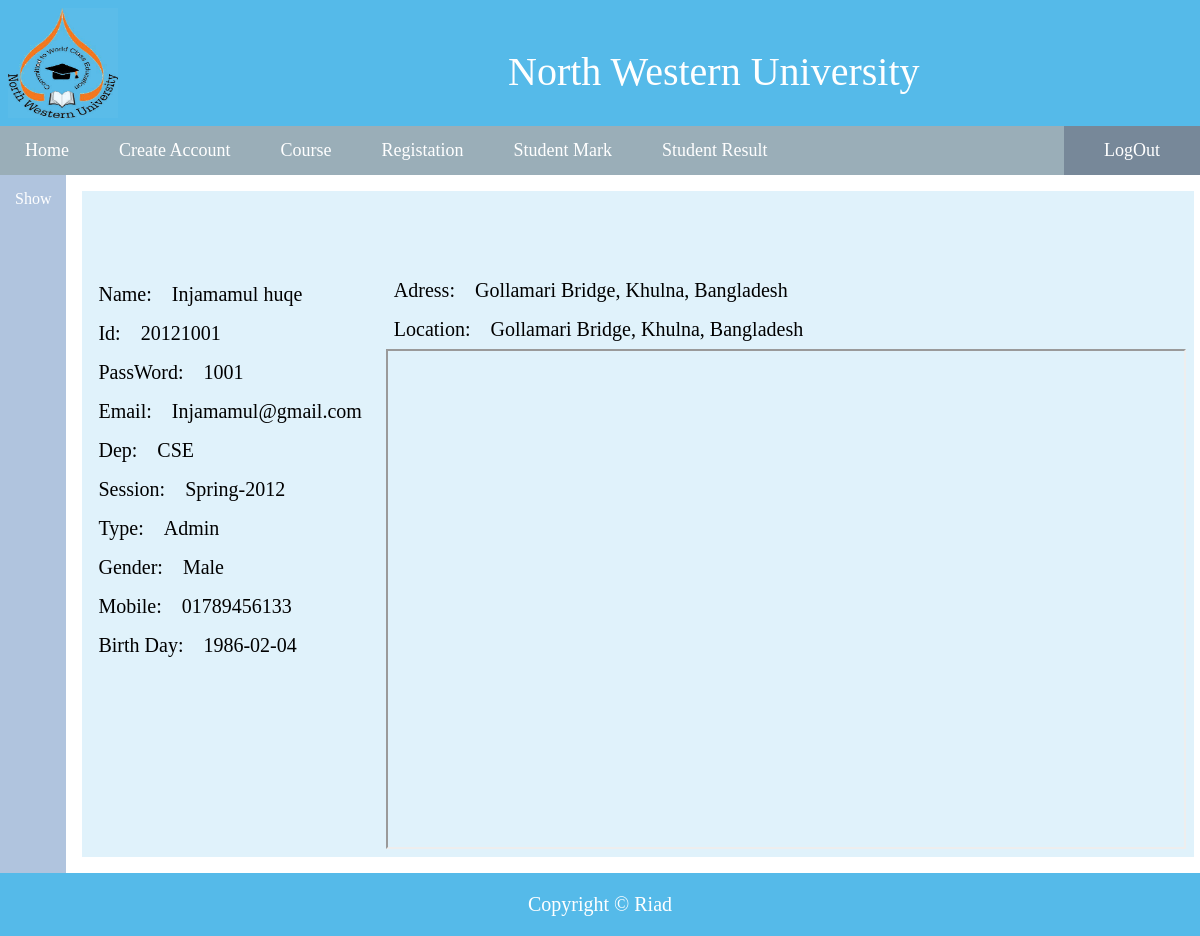
The app's page /Log_In/Log_In.php (signed in) with its own data.
### tables this page shows
CREATE TABLE `user_table` (
  `name` varchar(200) NOT NULL,
  `id` varchar(200) NOT NULL,
  `password` varchar(100) NOT NULL,
  `email` varchar(150) NOT NULL,
  `dep` int(11) NOT NULL,
  `session` varchar(50) NOT NULL,
  `type` int(11) NOT NULL,
  `gender` varchar(10) NOT NULL,
  `mobile` varchar(20) NOT NULL,
  `birth` varchar(20) DEFAULT NULL,
  `adress` varchar(255) DEFAULT NULL,
  `location` varchar(255) DEFAULT NULL,
  `longitude` varchar(255) DEFAULT NULL,
  `latitude` varchar(255) DEFAULT NULL
);

CREATE TABLE `dep_table` (
  `no` int(11) NOT NULL,
  `dep` varchar(50) NOT NULL
);

CREATE TABLE `type_table` (
  `no` int(11) NOT NULL,
  `type` varchar(20) NOT NULL
);

### Connection.php (called while the page is built)
<?php
  $serverName="localhost";
        $dataBase="id1337164_nwu";
        $user="root";
        $passWord="";
         try
            {
              $connection = new PDO("mysql:host=$serverName;dbname=$dataBase", $user , $passWord);
              $connection->setAttribute(PDO::ATTR_ERRMODE,PDO::ERRMODE_EXCEPTION);
              return $connection;
            }
            catch(Exception $e)
            {
            die( print_r( $e->getMessage() ) );
            }
?>

### Log_In/Log_In_Data_Base.php (called while the page is built, shortened)
<?php
class Log_In_Data_Base {
    private $connection="";
    public function __construct() {
        $this->connection=include '../Connection.php';
}
      public function  Show_Data($id,$password)
    {
          try {
             $sql="select name,id,password,email,dt.dep as dep,session,tt.type as type,gender,mobile,birth,adress,location,latitude,longitude
                        from user_table as ut
                        INNER JOIN dep_table as dt on ut.dep=dt.no
                        INNER JOIN type_table as tt on ut.type=tt.no
                    WHERE id='".$id."' and password='".$password."';";
       foreach ($this->connection->query($sql) as $row)
        {
           return $row;
        }
        } catch (Exception $e) {
            die('Error ' . $e);
        }
    }
}

### Log_In/Log_In.php (the view, shortened to what this page needs)
<?php
$logOj=new Log_In();
class Log_In {
     private $row="";
    public function __construct() {
        if(!isset($_SESSION['id'])&& !isset($_SESSION['password']))
           {
                header("location:../Home/Home.php");
           }
       else {
              include './Log_In_Data_Base.php';
              $this->dataOj= new Log_In_Data_Base();
              $this->row=(array) $this->dataOj->Show_Data( $_SESSION['id'],$_SESSION['password']);
              $this->Main_Log_In();
            }
    }
    public function Main_Log_In()
    {
        include '../Lay_Out/Lay_Out.php';
        $this->Log_In_Article();
    }
    public function Log_In_Article()
    {
           $from=' <table>
                      <tr style="background-color:#e0f2fb;">
                         <td >
                           <p>Name:&nbsp&nbsp&nbsp&nbsp'. $this->row[0].'</p>
                           <p>Id:&nbsp&nbsp&nbsp&nbsp'. $this->row[1].'</p>
                           <p>PassWord:&nbsp&nbsp&nbsp&nbsp'. $this->row[2].'</p>
                           <p>Email:&nbsp&nbsp&nbsp&nbsp'. $this->row[3].'</p>
                           <p>Dep:&nbsp&nbsp&nbsp&nbsp'. $this->row[4].'</p>
                           <p>Session:&nbsp&nbsp&nbsp&nbsp'. $this->row[5].'</p>
                           <p>Type:&nbsp&nbsp&nbsp&nbsp'. $this->row[6].'</p>
                           <p>Gender:&nbsp&nbsp&nbsp&nbsp'. $this->row[7].'</p>
                           <p>Mobile:&nbsp&nbsp&nbsp&nbsp'. $this->row[8].'</p>
                           <p>Birth Day:&nbsp&nbsp&nbsp&nbsp'. $this->row[9].'</p><br><br><br><br><br><br>
                          </td>
                         <td>
                            <br><br><br><br><p>Adress:&nbsp&nbsp&nbsp&nbsp'. $this->row[10].'</p>
                            <p>Location:&nbsp&nbsp&nbsp&nbsp'. $this->row[11].'</p>
                            <iframe src="Google_Map.php" height="500" width="800"></iframe>
                         </td>
                         </tr>
                     </table>
                   ';
    }
}

### Lay_Out/Lay_Out_CSS.php (style rules this page uses)
* { -webkit-box-sizing: border-box; -moz-box-sizing: border-box; box-sizing: border-box; border-collapse: collapse; margin: 0; padding: 0; }
table { border-collapse: collapse; width: 100%; }
th, td { text-align: left; padding: 8px; }
p { text-align: left; padding: 8px; font-size: 20; }

### records on screen
user_table: name "Injamamul huqe", id "20121001", password "1001", email "Injamamul@gmail.com", dep.dep "CSE", session "Spring-2012", type.type "Admin", gender "Male", mobile "01789456133", birth "1986-02-04", adress "Gollamari Bridge, Khulna, Bangladesh", location "Gollamari Bridge, Khulna, Bangladesh"
